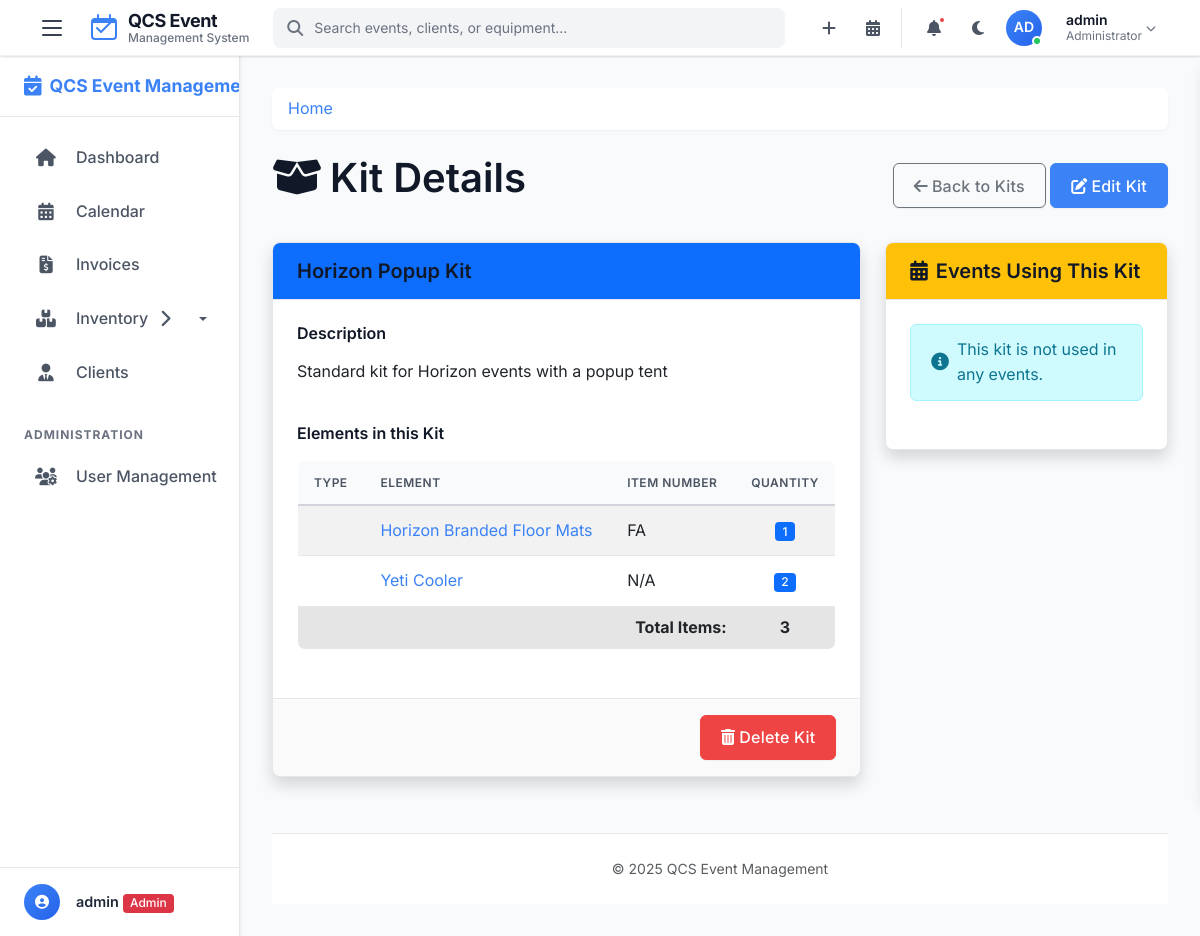
/kits/2 (signed in), run on the app's committed database.
### tables this page shows
CREATE TABLE kits (
    kit_id INTEGER PRIMARY KEY AUTOINCREMENT,
    kit_name TEXT NOT NULL UNIQUE,
    description TEXT
);

CREATE TABLE kit_elements (
    kit_id INTEGER NOT NULL,
    element_id INTEGER NOT NULL,
    quantity INTEGER NOT NULL CHECK (quantity > 0),
    PRIMARY KEY (kit_id, element_id),
    FOREIGN KEY (kit_id) REFERENCES kits(kit_id),
    FOREIGN KEY (element_id) REFERENCES elements(element_id)
);

CREATE TABLE elements (
    element_id INTEGER PRIMARY KEY AUTOINCREMENT,
    type_id INTEGER NOT NULL,
    item_description TEXT NOT NULL,
    item_number TEXT,  -- Can be NULL if no item number is assigned
    quantity INTEGER NOT NULL CHECK (quantity >= 0),
    location TEXT NOT NULL,
    is_kit_component BOOLEAN DEFAULT 0, -- 0 for false, 1 for true.
    FOREIGN KEY (type_id) REFERENCES element_types(type_id)
);

### app.py (the view)
@app.route('/kits/<int:kit_id>')
@login_required
def view_kit(kit_id):
    db = get_db()
    kit = db.execute('SELECT * FROM kits WHERE kit_id = ?', (kit_id,)).fetchone()
    if not kit: abort(404)
    kit_elements = db.execute(
        '''SELECT e.element_id, e.item_number, e.item_description, ke.quantity
           FROM elements e
           JOIN kit_elements ke ON e.element_id = ke.element_id
           WHERE ke.kit_id = ?''', (kit_id,)
    ).fetchall()
    event_usage = db.execute(
        '''SELECT COUNT(ek.event_id) as count
           FROM event_kits ek
           WHERE ek.kit_id = ?''', (kit_id,)
    ).fetchone()['count']
    return render_template('view_kit.html', kit=kit, elements=kit_elements, event_usage=event_usage)

### app.py (called while the page is built)
@app.after_request
def add_security_headers(response):
    response.headers['X-Content-Type-Options'] = 'nosniff'
    response.headers['X-Frame-Options'] = 'DENY'
    response.headers['X-XSS-Protection'] = '1; mode=block'
    response.headers['Strict-Transport-Security'] = 'max-age=31536000; includeSubDomains'
    return response

### helpers.py (called while the page is built)
def get_db():
    if 'db' not in g:
        g.db = sqlite3.connect(
            current_app.config['DATABASE'],
            detect_types=sqlite3.PARSE_DECLTYPES
        )
        g.db.row_factory = sqlite3.Row
    return g.db

def login_required(f):
    @wraps(f)
    def decorated_function(*args, **kwargs):
        if 'user_id' not in session:
            if request.path.startswith('/api/') or request.is_json or request.headers.get('X-Requested-With') == 'XMLHttpRequest':
                return jsonify({'error': 'Authentication required'}), 401
            else:
                flash('Please log in first', 'warning')
                return redirect(url_for('login'))
        return f(*args, **kwargs)
    return decorated_function

### templates/view_kit.html (shortened to what this page needs)
{% extends 'layout.html' %}
{% block content %}
<div class="d-flex justify-content-between align-items-center mb-4">
    <h1><i class="fas fa-box-open me-2"></i>Kit Details</h1>
    <div>
        <a href="{{ url_for('kits') }}" class="btn btn-outline-secondary">
            <i class="fas fa-arrow-left me-1"></i>Back to Kits
        </a>
        {% if 'admin' in session.role or 'staff' in session.role %}
        <a href="{{ url_for('edit_kit', kit_id=kit.kit_id) }}" class="btn btn-primary">
            <i class="fas fa-edit me-1"></i>Edit Kit
        </a>
        {% endif %}
    </div>
</div>
<div class="row">
    <div class="col-lg-8">
        <div class="card shadow mb-4">
            <div class="card-header bg-primary text-white">
                <h5 class="mb-0">{{ kit.kit_name }}</h5>
            </div>
            <div class="card-body">
                <div class="row mb-4">
                    <div class="col-md-12">
                        <h6>Description</h6>
                        <p>{{ kit.description or 'No description available.' }}</p>
                    </div>
                </div>
                <h6>Elements in this Kit</h6>
                {% if elements %}
                <div class="table-responsive">
                    <table class="table table-striped">
                        <thead>
                            <tr>
                                <th>Type</th>
                                <th>Element</th>
                                <th>Item Number</th>
                                <th class="text-center">Quantity</th>
                            </tr>
                        </thead>
                        <tbody>
                            {% for element in elements %}
                            <tr>
                                <td>{{ element.type_name }}</td>
                                <td>
                                    <a href="{{ url_for('view_element', element_id=element.element_id) }}">
                                        {{ element.item_description }}
                                    </a>
                                </td>
                                <td>{{ element.item_number or 'N/A' }}</td>
                                <td class="text-center">
                                    <span class="badge bg-primary">{{ element.quantity }}</span>
                                </td>
                            </tr>
                            {% endfor %}
                        </tbody>
                        <tfoot>
                            <tr class="table-active">
                                <th colspan="3" class="text-end">Total Items:</th>
                                <th class="text-center">{{ elements|sum(attribute='quantity') }}</th>
                            </tr>
                        </tfoot>
                    </table>
                </div>
                {% endif %}
            </div>
            {% if 'admin' in session.role or 'staff' in session.role %}
            <div class="card-footer d-flex justify-content-end">
                <button type="button" class="btn btn-danger" data-bs-toggle="modal" data-bs-target="#deleteKitModal">
                    <i class="fas fa-trash-alt me-1"></i>Delete Kit
                </button>
            </div>
            {% endif %}
        </div>
    </div>
    <div class="col-lg-4">
        <div class="card shadow mb-4">
            <div class="card-header bg-warning text-white">
                <h5 class="mb-0"><i class="fas fa-calendar-alt me-2"></i>Events Using This Kit</h5>
            </div>
            <div class="card-body">
                {% if events %}
                <div class="list-group">
                    {% for event in events %}
                    <a href="{{ url_for('view_event', event_id=event.event_id) }}" class="list-group-item list-group-item-action">
                        <div class="d-flex w-100 justify-content-between">
                            <h6 class="mb-1">{{ event.event_name }}</h6>
                            <span class="badge bg-primary">{{ event.quantity }} units</span>
                        </div>
                        <small>
                            {{ event.event_date }} |
                            <span class="badge bg-secondary">
                                {{ event.client_name or 'No client' }}
                            </span>
                        </small>
                    </a>
                    {% endfor %}
                </div>
                {% else %}
                <div class="alert alert-info">
                    <i class="fas fa-info-circle me-2"></i>This kit is not used in any events.
                </div>
                {% endif %}
            </div>
        </div>
    </div>
</div>
{% endblock %}

### data on the page
kits: kit_name "Horizon Popup Kit", description "Standard kit for Horizon events with a popup tent"
kit_elements: item_description "Horizon Branded Floor Mats", item_number "FA", quantity "1"
kit_elements: item_description "Yeti Cooler", item_number "N/A", quantity "2"

### other printed values
{{ session.username[:2].upper() }} "AD"
{{ session.username }} "admin"
{{ elements|sum(attribute='quantity') }} "3"
